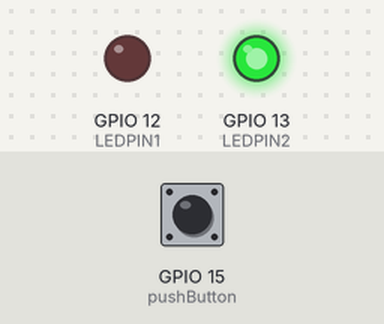
This sketch was run on a simulated ESP32. Shown: output pins drawn as LEDs (lit = HIGH). The test bench sets the inputs (shaded band); at power-on: GPIO 15 (pushButton) HIGH. WiFi joins after 1.5 s; servers stay silent unless stated; the local clock reads 2024-03-15 10:24:30 at power-on unless the sketch sets it; random numbers use the default seed unless the sketch sets one; no MQTT or app messages arrive unless stated; what the sketch prints to the serial monitor is not drawn.

Above: at 2.7 s.
2.8 s: GPIO 15 (pushButton) pulled LOW for 1 s
At 5.2 s:
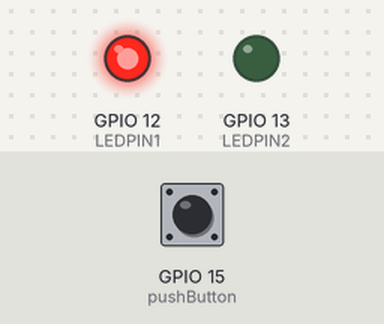
9.8 s: GPIO 15 (pushButton) pulled LOW for 0.15 s
At 12.7 s:
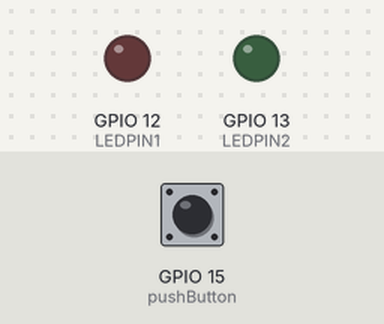
12.9 s: GPIO 15 (pushButton) pulled LOW for 3.2 s
At 17.0 s:
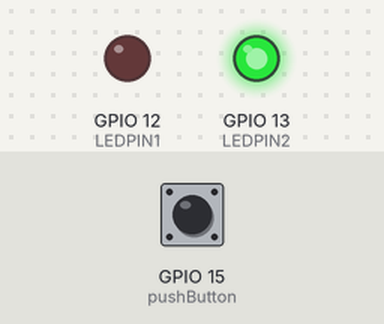
Timing chart, 0 to 19.6 s (numbered marks = the images above; inputs shaded):
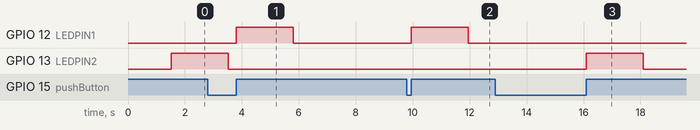

Measured:
- after the input at 2.8 s, GPIO 12 (LEDPIN1): LOW → HIGH after 1.0 s, → LOW 2.0 s later
- after the input at 9.8 s, GPIO 12 (LEDPIN1): LOW → HIGH after 0.15 s, → LOW 2.0 s later
- after the input at 12.9 s, GPIO 13 (LEDPIN2): LOW → HIGH after 3.2 s, → LOW 2.0 s later

The sketch:

sketch.ino
```cpp
// inkluderingsfiler
// PubSubClient.h = till för MQTT, det vill säga Mosquitto
#include <PubSubClient.h>
// WiFi.h finns redan som "standard", du behöver inte inkludera denna i libraries.txt
#include <WiFi.h>
#include <time.h>

// SSID = det trådlösa nätverksnamnet, i det här fallet finns det bara två, har du gratiskonto kan du bara använda nedan.
const char *SSID = "Wokwi-GUEST";
// Kräver inget lösenord, men kräver ändå en variabel. Lämnas tom.
const char *pass = "";
// Publik mosquitto server, var försiktig med vad du skickar.
// ALLA kan lyssna på din topic!
const char *mqttServer = "test.mosquitto.org";
// 1883 = standardporten för MQTT, KAN skiljas, till exempel broker.emqx.io har 8083
const int mqttPort = 1883;
// Vilken topic ska vi lyssna/skicka till/från
const char *minTopic = "Belal.Almshmesh/LED_pushButton_Temp";

// Mac på nätverkskortet
char mac[50];
// Klient identifikation för MQTT (bör vara unikt)
char clientId[50];
// Sträng, mac-adress, lite vänligare att läsa
String stMac;

// initierar trådlös anslutning (vi fejkar det med proxy här)
WiFiClient espClient;
// MQTT-client, Pub/Sub vart finns det trådlösa objektet för anslutningen.
// och den återanvänder vi här, tillsammans med MQTT
PubSubClient client(espClient);

// Led pin (IN/UT-gång)
// D13 = digital 13
const int LEDPIN1 = 12;
// Led pin (IN/UT-gång)
// D13 = digital 12
const int LEDPIN2 = 13;
// push button (IN/UT-gång)
// D15 = digital 15
const int pushButton = 15;
// analog in/utgång, nummer 0
// lyssnar på jitter
const int Analog0 = 0;
int num = 0;
char temp[100];
int lastButton = 0;

// en funktion för att ansluta mot "wifi" (som sagt, fake-anslutning i denna simulator)
void anslutWiFi(void)
{
  // WIFI_AP = ACCESSPUNKT (det vill säga "router")
  // WIFI_STA = STANDARD (det vill säga "klient")
  WiFi.mode(WIFI_STA);
  // Begin = tar emot wifi-nätverksnamnet och lösenordet. (om det finns något lösenord, det vill säga.)
  WiFi.begin(SSID, pass);
  // medan statusen INTE är ansluten, så försöker vi tills vi är anslutna
  while (WiFi.status() != WL_CONNECTED)
  {
      // Varje cykel, väntar vi en halv sekund.
    	delay(500);
      // och visar en punkt för varje gång vi försöker på nytt.
      Serial.print(".");
  }
  // Om vi är anslutna så är allt "bra"
}

// (åter)anslut
// Använder denna för att ansluta OCH (&&) ansluta på nytt.
void mqttAteranslut()
{
  // medan clienten för MQTT inte är ansluten, så försöker vi ansluta till "brokern/mäklaren"
  while (!client.connected())
  {
    // meddelande
    Serial.println("Försöker att återansluta till MQTT-servern");
    // Slumpmässigt nummer
    long rand = random(1000);
    // espId-(random nummer)
    // Sammanfogar slumpmässiga numret med strängen/fältvariabeln
    sprintf(clientId, "espId-%ld", rand);
    // om vi nu är ansluta, med vårt clientId
    if (client.connect(clientId))
    {
      // Skriver vi ut att vi är anslutna
      Serial.print(clientId);
      Serial.println(" ansluten");
      // Så nu följer vi denna topic.
      client.subscribe(minTopic);
    }
    else
    {
      // Annars skriver vi ut ett felmeddelande, med RC-värde.
      Serial.print("Misslyckades. RC=");
      Serial.print(client.state());
      Serial.println("Försöker igen om 5 sekunder... ");
      // Väntar 5 sekunder.
      delay(5000);
    }
  }
}

// Callback
// Standard för PubSubClient.h
void mqttCallback(char* topic, byte* message, unsigned int length) {
  Serial.print("Fick meddelande i ämnet: ");
  Serial.print(topic);
  Serial.print(". Meddelandet: ");
  String stMessage;

  for (int i = 0; i < length; i++)
  {
   // Går igenom alla tecken i meddelandet.
    Serial.print((char)message[i]);
    stMessage += (char)message[i];
  }
  // Skriver ut ny rad efter alla tecken skrivits ut
  Serial.println();
}

// Setup() är en del av arduinos språk.
// Den kör det som behövs först.
void setup()
{
  Serial.begin(115200);
  //randomSeed(analogRead(Analog0));
  srand(time(0));

  // En kort fördröjning
  delay(10);

  Serial.print("Ansluter till: ");
  Serial.println(SSID);

  // Anslut mot WiFi
  anslutWiFi();
  // Om loopen är färdig ska vi se detta
  Serial.print("Nu är vi anslutna mot WiFi: ");
  Serial.print(WiFi.localIP());
  Serial.print(" ");
  Serial.println(WiFi.macAddress());

  // Se våra variabler längst upp för värde.
  client.setServer(mqttServer, mqttPort);
  client.setCallback(mqttCallback);

  // Vi säger att LED-pin/head/GPIO skall vara en utgång (det vill säga den skickar spänning på begäran)
  pinMode(LEDPIN1, OUTPUT);
  // Samma gäller här
  pinMode(LEDPIN2, OUTPUT);
  // Vi säger att push knappen skall vara en ingång (det vill säga tar emot spänning på begäran)
  pinMode(pushButton, INPUT);
}

// Denna är ungefär som "main()"
// Den loopar i all evighet, eller tills vi stänger av arduino/ESP32
void loop() {
  // Sätter ett värde på den lägsta och den högsta talet vi vill ha för vår random funktion
  int lower = -30, upper = 30;
  // Skriver över värdet från tryck knappen till buttonValue som en integer
  int buttonValue = digitalRead(pushButton);

  // Detta är en if stats som kontroller att värdet bara skiskas en gång
  // Om buttonValue är inte lika med lastButton då...
  if(buttonValue != lastButton){
    // Om buttonValue är hög, det vill säga 1...
    if (buttonValue == HIGH){
      // Då ska vi ska vår radom funktion lotta ut ett nummer mellan -30 till 30
      num = (rand() % (upper - lower + 1)) + lower;
        // Om talet är mindre eller lika med -30 och midre än 0
        if (num >= -30 && num < 0){
            // LED1 lyser
            digitalWrite(LEDPIN1, HIGH);
            // Fördröjning på 2 sekunder
            delay(2000);
            // LED1 släks
            digitalWrite(LEDPIN1, LOW);
        }
        // Om talet är större eller lika med o och midre än eller lika med 30
        if (num >= 0 && num <= 30){
            // LED2 lyser
            digitalWrite(LEDPIN2, HIGH);
            // Fördröjning på 2 sekunder
            delay(2000);
            // LED2 släks
            digitalWrite(LEDPIN2, LOW);
        }
        // sprintf() används för att skriva en formaterad sträng till teckensträngsbuffert.
        sprintf(temp, "%d", num);
        // Skickar topicen och temperatur värdet som ett meddelande till subClienten
        client.publish(minTopic, temp);

    }
    // En kort fördröjning, så att ESP:n blir "utmattad"
    delay(50);
  }

  // lastButton = buttonValue
  lastButton = buttonValue;

  // Om vår klient inte är ansluten till MQTT.. SÅ
  if (!client.connected())
  {
    // Anropar vår återanslutningsfunktion.
    mqttAteranslut();
  }

  // Ungefär samma som loop(), bara det att vi loopar MQTT.
  // ALLT vi har ställt in, hanterar denna (callback, inställningar som broker, port med mera.)
  client.loop();
}
```
